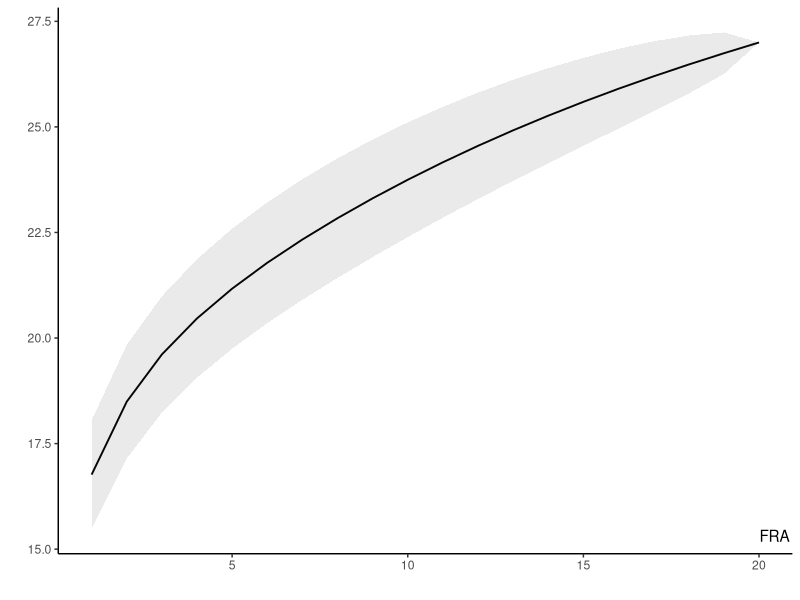
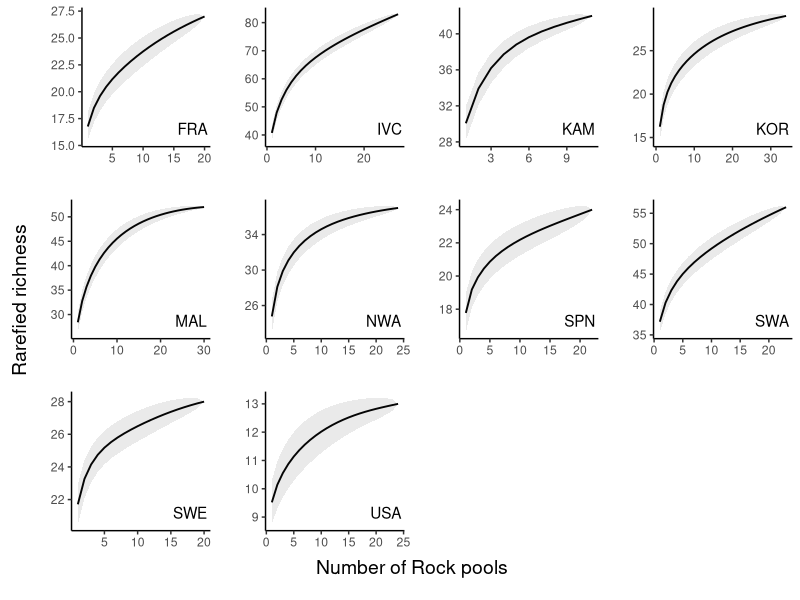
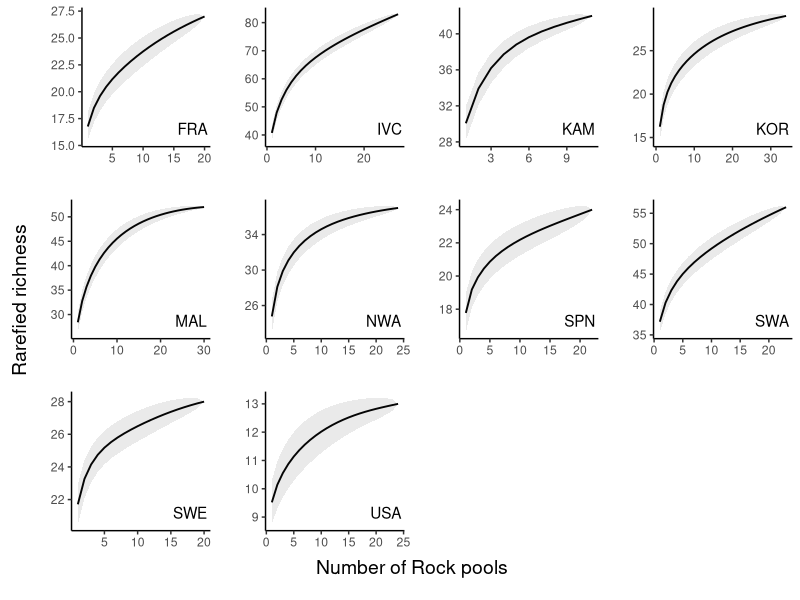

The R script that drew these images, in order:
#'
#' @title Make the species accumulation curves
#' 
#' @description Use the community abundance data to examine the 
#' species accumulation curves for the appendix
#'

# load relevant libraries
library(dplyr)
library(readr)
library(vegan)
library(ggplot2)
library(ggpubr)

# load the relevant data
sac_dat <- readr::read_csv2("Data/pool-community-data.csv")

# remove the colombia inselberg
unique(sac_dat$Inselberg)

sac_dat <- 
  sac_dat |>
  dplyr::filter(Inselberg != "COL")

# split the data by location
sac_list <- split(sac_dat, sac_dat$Inselberg)

# function to plot the species accumulation curve
SACplot <- function(data, location) {
  
  # get the community without the identifiers
  sp <- data.frame(sapply(data[,-c(1:2)], as.numeric))
  
  # round abundances
  sp <- round(sp, digits = 0)
  
  # retain columns with at least one taxa
  sp_pres <- sp[, colSums(sp) > 0]
  
  # perform the rarefaction with 10000 permutations
  sac_curve <- specaccum(sp_pres, method = "rarefaction", permutations = 10000)
  
  # get data.frame for the accumulation curve
  sac_curve_df <- data.frame(cbind(sac_curve[["sites"]],sac_curve[["richness"]],sac_curve[["sd"]])) 
  
  # rename the columns
  colnames(sac_curve_df) <- c("sites","richness","sd")
  
  # make sd ribbon intervals
  sac_curve_df[["low_sd"]] <- sac_curve_df[["richness"]]-sac_curve_df[["sd"]]
  sac_curve_df[["high_sd"]] <- sac_curve_df[["richness"]]+sac_curve_df[["sd"]]
  
  p1 <- 
    ggplot(data = sac_curve_df)+
    geom_line(mapping = aes(x = sites, y = richness), size = 0.65) +
    geom_ribbon(mapping = aes(x = sites, ymin = low_sd, ymax = high_sd), alpha = 0.1) +
    labs(x = "", y = "") +
    annotate("text", x = Inf, y = -Inf, hjust = 1.1, vjust = -1,
             label = location, parse = TRUE) +
    theme_classic()
  
  p1
  
}

# for each inselberg, make an accumlation curve
figs2.1 <- vector("list", length = length(sac_list))
for(i in 1:length(sac_list)) {
  
  # get an SAC plot for each inselberg
  figs2.1[[i]] <- SACplot(data = sac_list[[i]], location = sac_list[[i]]$Inselberg[1])
  
}

# check the figures
plot(figs2.1[[1]])

# appendix: fig. s2.1
figs2.1 <- 
  ggarrange(plotlist = figs2.1, ncol = 4, nrow = 3,
            font.label = list(size = 11, face = "plain"),
            common.legend = TRUE, legend = "bottom")

figs2.1 <- annotate_figure(figs2.1,
                           left = text_grob("Rarefied richness", rot = 90, vjust = 1, size = 14),
                           bottom = text_grob("Number of Rock pools", vjust = -1, size = 14))

plot(figs2.1)

# export the figure
ggsave("Figures/fig_s2.1.pdf", figs2.1, units = "cm", width = 20, height = 13)

### END
